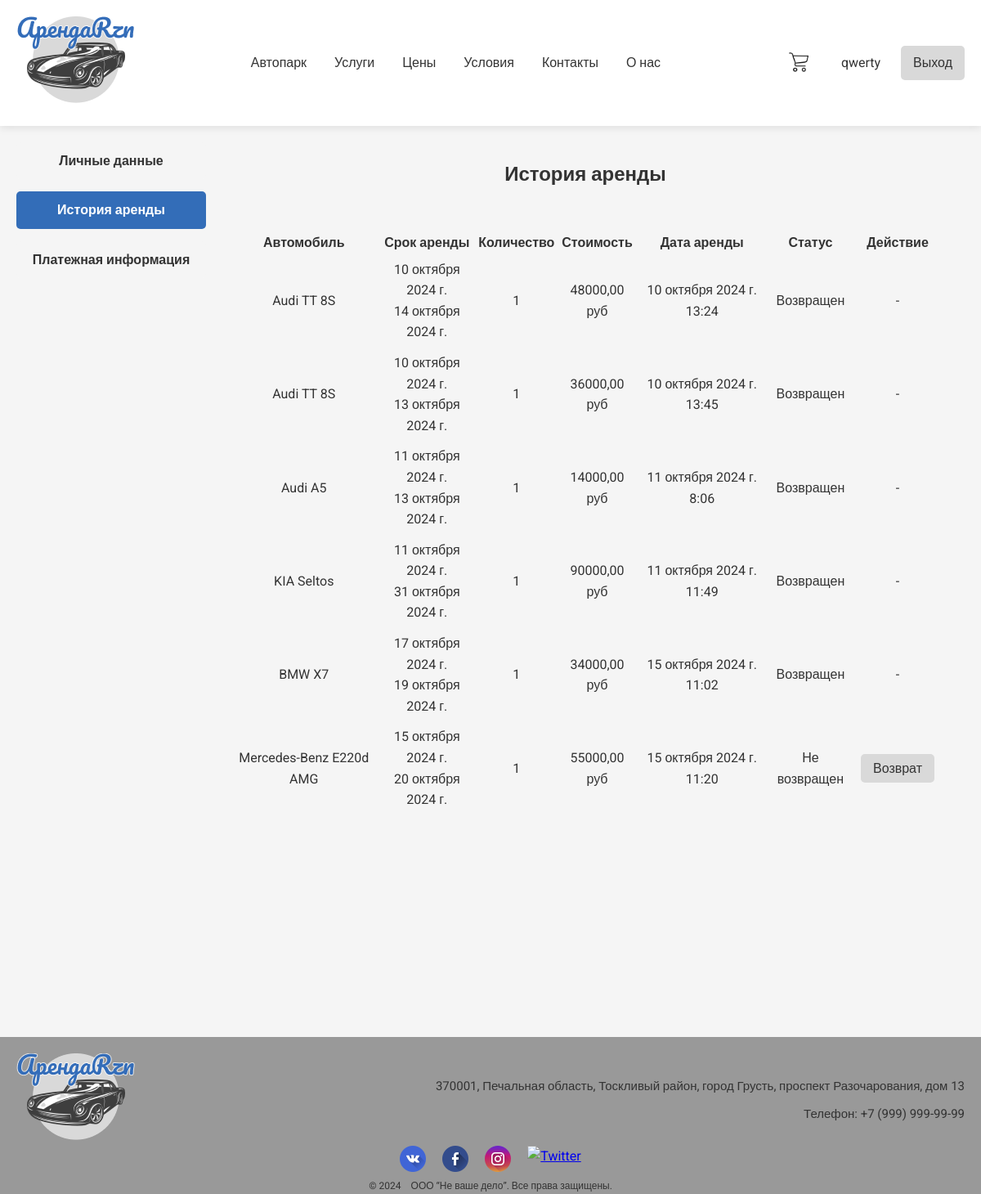
The app's page /users/rental_history (signed in), older data.
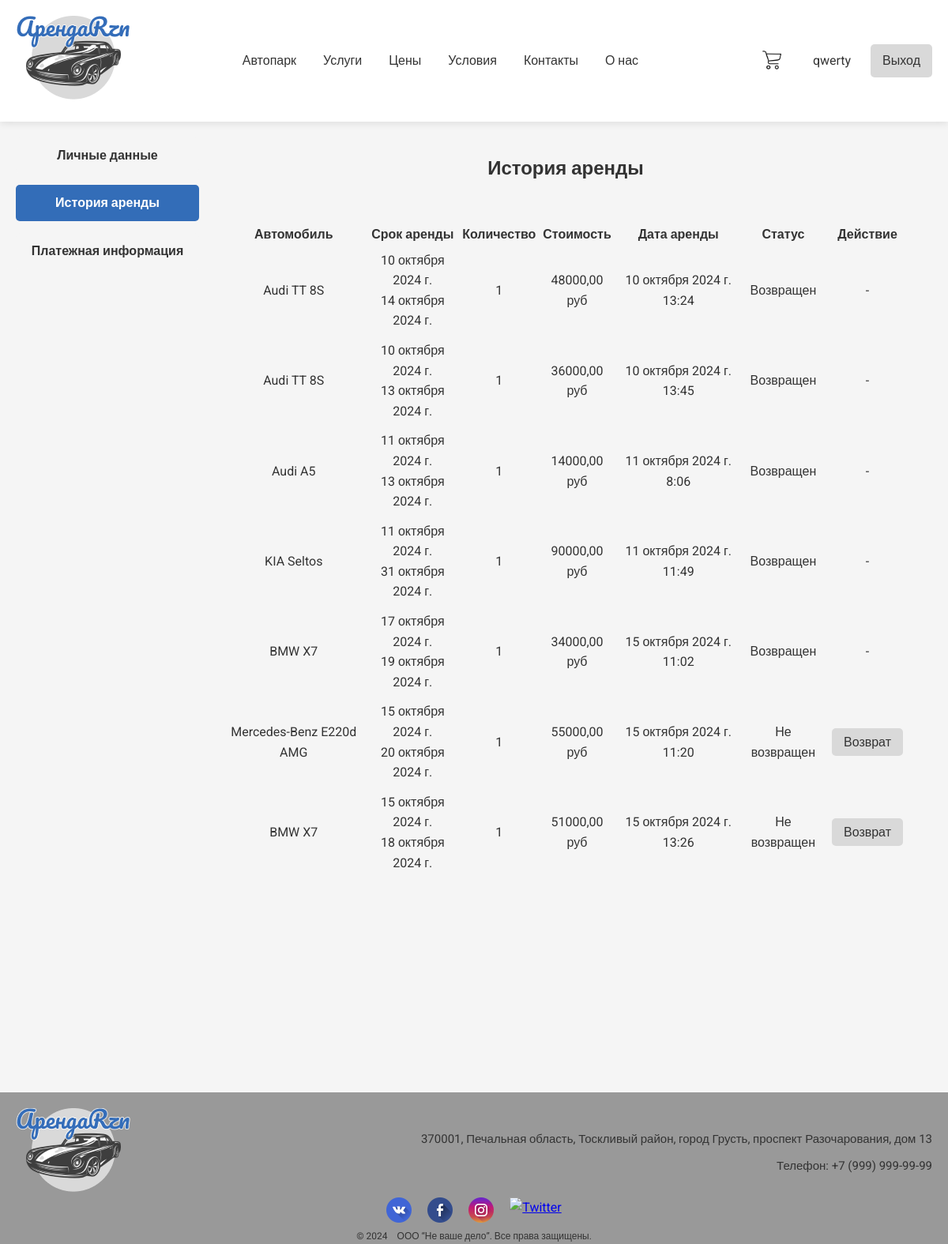
The same page, newer data.
### cars/models.py (models this page shows, shortened)
class RentalHistory(models.Model):
    user = models.ForeignKey(User, on_delete=models.CASCADE)
    car = models.ForeignKey(Cars, on_delete=models.CASCADE)
    start_date = models.DateField()
    end_date = models.DateField()
    total_price = models.DecimalField(max_digits=10, decimal_places=2)
    rented_at = models.DateTimeField(auto_now_add=True)
    quantity = models.IntegerField(default=1)
    is_returned = models.BooleanField(default=False)  # Добавляем статус возврата

class Cars(models.Model):
    brand = models.ForeignKey(CarBrands, on_delete=models.PROTECT)
    model = models.CharField(max_length=64)
    year = models.IntegerField()
    image = models.ImageField(upload_to='car_img', blank=True)
    description = models.TextField(blank=True)
    price = models.DecimalField(max_digits=9, decimal_places=2)
    quantity = models.PositiveIntegerField(default=0)
    carClass = models.ForeignKey(CarClasses, on_delete=models.PROTECT)

class CarBrands(models.Model):
    name = models.CharField(max_length=64, unique=True)
    def __str__(self) -> str:
        return self.name

### users/views.py (the view)
# urls.py: path('rental_history', rental_history, name='rental_history'),
@login_required
def rental_history(request):
    context = {'history_items': RentalHistory.objects.filter(user=request.user),
               'title': 'История аренды',}
    return render(request, 'users/rental_history.html', context)

### users/templates/users/rental_history.html (shortened to what this page needs)
{% extends 'cars/base.html' %}
{% load static %}
{% block css %}
  <link rel="stylesheet" href='{% static "css/rental_history.css" %}' />
{% endblock %}
{% block context %}
<section class="history-section">
    <div class="profile-sidebar">
        <ul>
            <li><a href="{% url 'users:profile' %}">Личные данные</a></li>
            <li><a class="active" href="{% url 'users:rental_history' %}">История аренды</a></li>
            <li><a href="#payment-info">Платежная информация</a></li>
        </ul>
    </div>
    <div class="history-items">
        <h1>История аренды</h1>
        {% if history_items %}
            <table class="history-table">
                <thead>
                    <tr>
                        <th>Автомобиль</th>
                        <th>Срок аренды</th>
                        <th>Количество</th>
                        <th>Стоимость</th>
                        <th>Дата аренды</th>
                        <th>Статус</th>
                        <th>Действие</th>
                    </tr>
                </thead>
                <tbody>
                    {% for item in history_items %}
                    <tr>
                        <td>{{ item.car.brand }} {{ item.car.model }}</td>
                        <td>{{ item.start_date }} <br> {{ item.end_date }}</td>
                        <td>{{ item.quantity }}</td>
                        <td>{{ item.total_price }} руб</td>
                        <td>{{ item.rented_at }}</td>
                        <td>
                            {% if item.is_returned %}
                                Возвращен
                            {% else %}
                                Не возвращен
                            {% endif %}
                        </td>
                        <td>
                            {% if not item.is_returned %}
                                <a href="{% url 'users:return_car' item.id %}" class="return-btn">Возврат</a>
                            {% else %}
                                -
                            {% endif %}
                        </td>
                    </tr>
                    {% endfor %}
                </tbody>
            </table>
        {% else %}
            <p>У вас нет истории аренды.</p>
        {% endif %}
    </div>
</section>
{% endblock %}

Row changes from the older to the newer data that the page shows:
added RentalHistory: car.brand "BMW", car.model "X7", start_date "15 октября 2024 г.", end_date "18 октября 2024 г.", quantity "1", total_price "51000,00", rented_at "15 октября 2024 г. 13:26", is_returned "Не возвращен"
